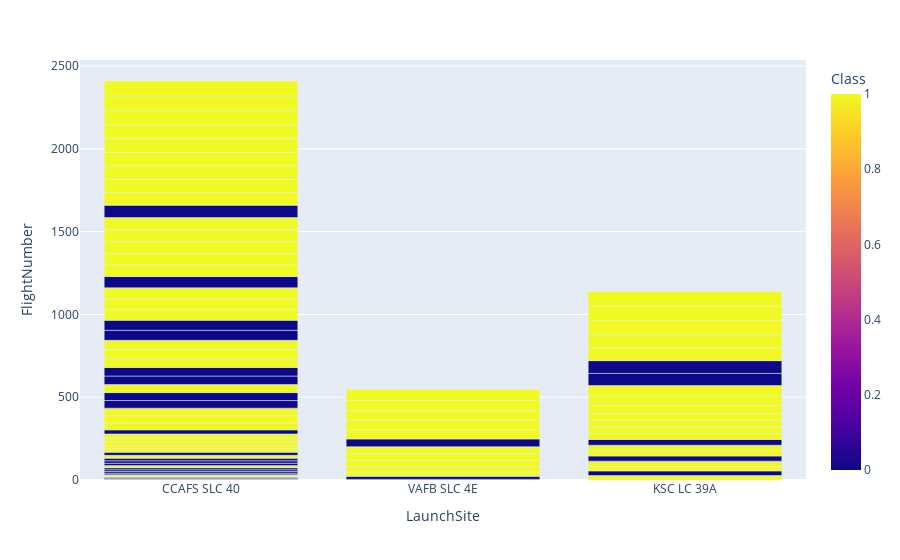

The notebook cell this image was saved under:
### Code cell
import plotly.express as px
fig = px.bar(df,  y='FlightNumber',x= 'LaunchSite', color = 'Class')
fig.show()

### Figure 1 — Plotly figure (JSON) as saved in the notebook; plotly's stock layout.template omitted (floating-point values rounded to 4 significant figures)
{"data": [{"alignmentgroup": "True", "hovertemplate": "LaunchSite=%{x}<br>FlightNumber=%{y}<br>Class=%{marker.color}<extra></extra>", "legendgroup": "", "marker": {"color": [0, 0, 0, 0, 0, 0, 1, 1, 0, 0, 0, 0, 1, 0, 0, 0, 1, 0, 0, 1, 1, 1, 1, 1, 0, 1, 1, 0, 1, 1, 0, 1, 1, 1, 0, 1, 1, 1, 1, 1, 1, 1, 1, 1, 1, 0, 0, 0, 1, 1, 0, 0, 1, 1, 1, 1, 1, 1, 1, 0, 0, 1, 1, 1, 1, 1, 1, 0, 1, 1, 1, 1, 0, 1, 0, 1, 0, 1, 1, 1, 1, 1, 1, 1, 1, 1, 1, 1, 1, 1], "coloraxis": "coloraxis", "pattern": {"shape": ""}}, "name": "", "offsetgroup": "", "orientation": "v", "showlegend": false, "textposition": "auto", "type": "bar", "x": ["CCAFS SLC 40", "CCAFS SLC 40", "CCAFS SLC 40", "VAFB SLC 4E", "CCAFS SLC 40", "CCAFS SLC 40", "CCAFS SLC 40", "CCAFS SLC 40", "CCAFS SLC 40", "CCAFS SLC 40", "CCAFS SLC 40", "CCAFS SLC 40", "CCAFS SLC 40", "CCAFS SLC 40", "CCAFS SLC 40", "CCAFS SLC 40", "CCAFS SLC 40", "VAFB SLC 4E", "CCAFS SLC 40", "CCAFS SLC 40", "CCAFS SLC 40", "CCAFS SLC 40", "CCAFS SLC 40", "CCAFS SLC 40", "CCAFS SLC 40", "VAFB SLC 4E", "KSC LC 39A", "KSC LC 39A", "KSC LC 39A", "KSC LC 39A", "KSC LC 39A", "KSC LC 39A", "KSC LC 39A", "VAFB SLC 4E", "KSC LC 39A", "KSC LC 39A", "VAFB SLC 4E", "KSC LC 39A", "VAFB SLC 4E", "KSC LC 39A", "KSC LC 39A", "CCAFS SLC 40", "VAFB SLC 4E", "CCAFS SLC 40", "CCAFS SLC 40", "CCAFS SLC 40", "VAFB SLC 4E", "CCAFS SLC 40", "CCAFS SLC 40", "KSC LC 39A", "CCAFS SLC 40", "CCAFS SLC 40", "CCAFS SLC 40", "VAFB SLC 4E", "CCAFS SLC 40", "CCAFS SLC 40", "VAFB SLC 4E", "KSC LC 39A", "VAFB SLC 4E", "CCAFS SLC 40", "CCAFS SLC 40", "VAFB SLC 4E", "KSC LC 39A", "CCAFS SLC 40", "CCAFS SLC 40", "VAFB SLC 4E", "CCAFS SLC 40", "CCAFS SLC 40", "CCAFS SLC 40", "CCAFS SLC 40", "CCAFS SLC 40", "CCAFS SLC 40", "KSC LC 39A", "CCAFS SLC 40", "CCAFS SLC 40", "CCAFS SLC 40", "KSC LC 39A", "KSC LC 39A", "KSC LC 39A", "CCAFS SLC 40", "CCAFS SLC 40", "CCAFS SLC 40", "CCAFS SLC 40", "CCAFS SLC 40", "CCAFS SLC 40", "KSC LC 39A", "KSC LC 39A", "KSC LC 39A", "CCAFS SLC 40", "CCAFS SLC 40"], "xaxis": "x", "y": [1, 2, 3, 4, 5, 6, 7, 8, 9, 10, 11, 12, 13, 14, 15, 16, 17, 18, 19, 20, 21, 22, 23, 24, 25, 26, 27, 28, 29, 30, 31, 32, 33, 34, 35, 36, 37, 38, 39, 40, 41, 42, 43, 44, 45, 46, 47, 48, 49, 50, 51, 52, 53, 54, 55, 56, 57, 58, 59, 60, 61, 62, 63, 64, 65, 66, 67, 68, 69, 70, 71, 72, 73, 74, 75, 76, 77, 78, 79, 80, 81, 82, 83, 84, 85, 86, 87, 88, 89, 90], "yaxis": "y"}], "layout": {"barmode": "relative", "coloraxis": {"colorbar": {"title": {"text": "Class"}}, "colorscale": [[0, "#0d0887"], [0.1111, "#46039f"], [0.2222, "#7201a8"], [0.3333, "#9c179e"], [0.4444, "#bd3786"], [0.5556, "#d8576b"], [0.6667, "#ed7953"], [0.7778, "#fb9f3a"], [0.8889, "#fdca26"], [1, "#f0f921"]]}, "legend": {"tracegroupgap": 0}, "margin": {"t": 60}, "xaxis": {"anchor": "y", "domain": [0, 1], "title": {"text": "LaunchSite"}}, "yaxis": {"anchor": "x", "domain": [0, 1], "title": {"text": "FlightNumber"}}}}
